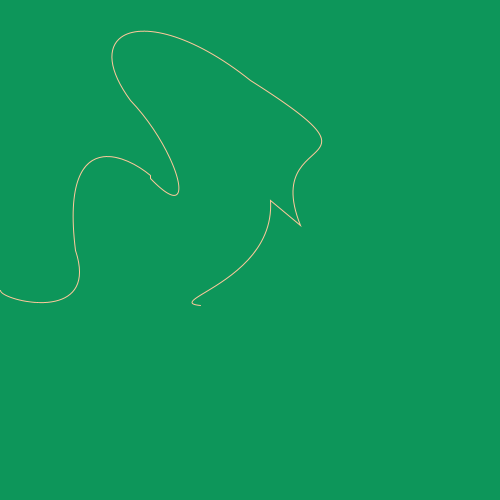
Frame 1 (no input)
Frame 60 (the mouse pressed at the canvas centre just before this capture): identical to frame 1, image omitted
Frame 120 (the mouse held since frame 60 and released just before this capture): identical to frame 1, image omitted

The Processing sketch that drew this single still picture (run headless with seeded random() and noise(); from frame 60 on, the mouse is pressed at the canvas centre):

// Processing sketch: processing_33163
// ── processing_33163.pde

void setup() {
  size (500, 500);
}

void draw() {
  noFill();
  background (13, 150, 90);
  stroke (255,200,155); 
  beginShape ();
    vertex(0, 290);
    bezierVertex(0, 300, 100, 325, 75, 250);
    vertex(75, 250);
    bezierVertex(60, 130, 120, 150, 150, 175);
    vertex(150, 178);
    bezierVertex(200, 230, 178, 150, 130, 100);
    vertex(130, 100);
    bezierVertex(75, 25, 150, 0, 250, 80);
    vertex(250, 80);
    bezierVertex(400, 175, 260, 125, 300, 225);
    vertex(270, 200);
    bezierVertex(275, 280, 160, 301, 200, 305);
    endShape();
  
}
